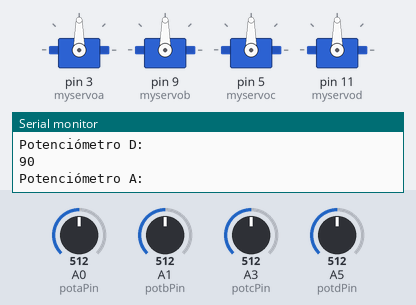
Bench run of a sketch on a simulated Arduino Uno, built with avr-gcc and run on an emulated ATmega328P. Shown: 4 × servo, the last lines printed to the serial monitor. Inputs (shaded band) come from the test bench; at power-on: A0 (potaPin) = 512, A1 (potbPin) = 512, A3 (potcPin) = 512, A5 (potdPin) = 512.

Above: at 1.2 s.
1.3 s: A0 (potaPin) set to 561
At 2.5 s:
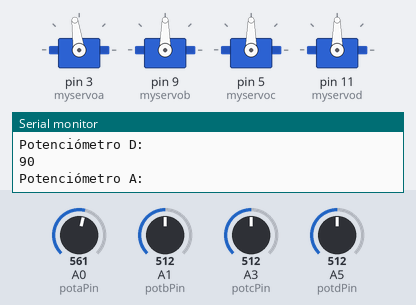
4.3 s: A0 (potaPin) set to 581
At 4.7 s:
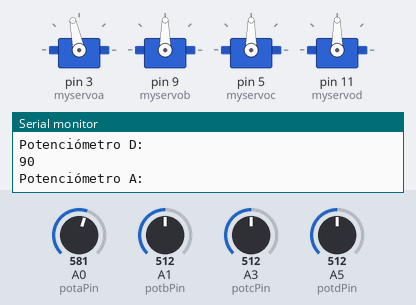
5.9 s: A1 (potbPin) set to 562
At 6.4 s:
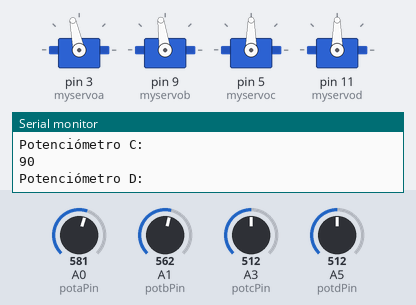
8.9 s: A1 (potbPin) set to 576
At 9.7 s:
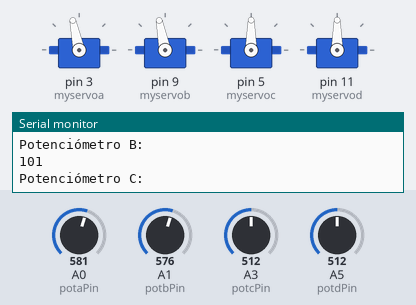
10.5 s: A3 (potcPin) set to 560
At 11.7 s:
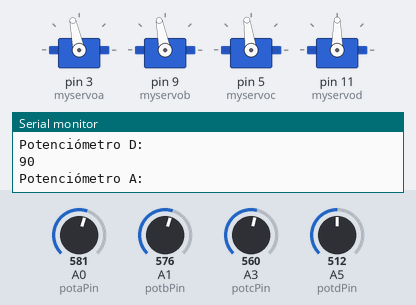
12.0 s: A3 (potcPin) set to 584
At 12.9 s:
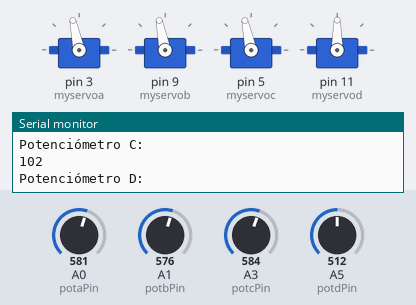
Timing chart, 0 to 14.6 s (numbered marks = the images above; inputs shaded):
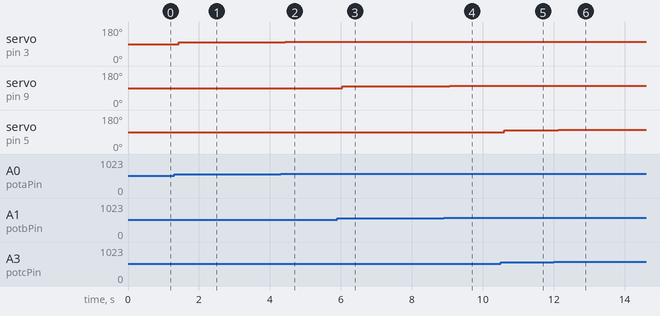

The sketch:

sketch_Proyecto2.ino
```cpp
#include <Servo.h> //Incluir la librería servo

Servo myservoa; //Nombrar variable para el servo
Servo myservob;
Servo myservoc;
Servo myservod;
int potaPin = A0; //Pin al que se conecta el potenciómetro
int potbPin = A1;
int potcPin = A3;
int potdPin = A5;
int pota = 0;
int potb = 0;
int potc = 0;
int potd = 0; //Contador del valor en el potenciómetro

void setup() {
  myservoa.attach(3);
  myservob.attach(9);
  myservoc.attach(5); //Configurar la señal que llegará al servomotor desde el pin 5
  myservod.attach(11);
  Serial.begin(9600); //Inicial serialización
}

void loop() {
pota = analogRead(potaPin); //El contador cambiará de acuerdo a la lectura del potenciómetro en el pin A3
potb = analogRead(potbPin);
potc = analogRead(potcPin);
potd = analogRead(potdPin);
int potenciasa = map(pota, 0, 1023, 0, 180); //Mapeo desde 0 a 1024 para 0 a 180
int potenciasb = map(potb, 0, 1023, 0, 180);
int potenciasc = map(potc, 0, 1023, 0, 180);
int potenciasd = map(potd, 0, 1023, 0, 180);
Serial.println("Potenciómetro A: ");
Serial.println(potenciasa); //Escribir el valor actual del potenciómetro mapeado
Serial.println("Potenciómetro B: ");
Serial.println(potenciasb);
Serial.println("Potenciómetro C: ");
Serial.println(potenciasc);
Serial.println("Potenciómetro D: ");
Serial.println(potenciasd);
myservoa.write(potenciasa); //Desde el pin del servo, se mandará el valor mapeado del potenciómetro
myservob.write(potenciasb);
myservoc.write(potenciasc);
myservod.write(potenciasd);
delay(10); //Retraso de 10 ms
}
```

Measured:
- after the input at 1.3 s, servo on pin 3 (myservoa): 90° → 98° after 0.13 s
- after the input at 4.3 s, servo on pin 3 (myservoa): 98° → 102° after 0.13 s
- after the input at 5.9 s, servo on pin 9 (myservob): 90° → 98° after 0.14 s
- after the input at 8.9 s, servo on pin 9 (myservob): 98° → 101° after 0.17 s
- after the input at 10.5 s, servo on pin 5 (myservoc): 90° → 98° after 0.10 s
- after the input at 12.0 s, servo on pin 5 (myservoc): 98° → 102° after 0.13 s
